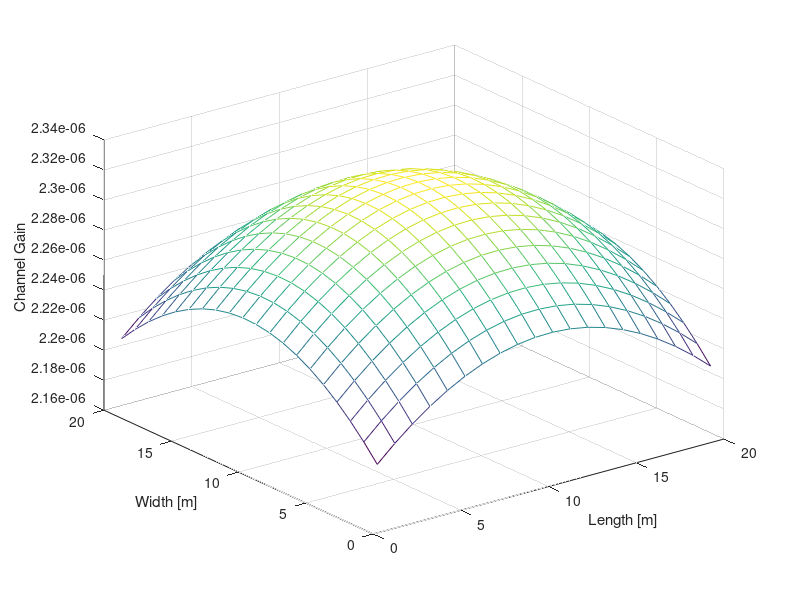

This figure's MATLAB source:
% Transmitter Semi-angle, angle of irradiance in half (Radian)
phi = (7.5*pi)/180;
% Power emitted by LED (W)
PLED = 0.1;
% FOV (field of view) of detector in half (Radian) 
psi_c = (20*pi)/180;
% Detector area, ARX (or photodiode active area) (Meter^2)
ARX = 7.8E-7;
% Distance between tx and rx (Meter)
 heightLED = 1.48;
% Speed of Light
c = 300E6; 
% Time
t = 0:0.01:4;
radius = heightLED * tan(phi);
[X,Y] = meshgrid(-radius:.02:radius); 
xydist = sqrt((X).^2 + (Y).^2);
hdist = sqrt(xydist.^2 + heightLED.^2);
incidence = atand(xydist.* heightLED ^(-1));

% --------For 3 Prx_diff----------------------------- %
% Room Size and reflectivity % (Meter)
L = 5;
W = 5;
H = 3;
n_floor = 0.15;
n_wall = 0.7;
n_ceiling = 0.8;
% --------For 4 Prx_total---------------------------- %
% Photodetect Concentrator refractive index %
n_conc = 1.46;
% Gain of len %
Tf = 10.0;
% --------For 5 SNR---------------------------------- %
% Noise-bandwidth factor %
I2 = 0.562;
% Data rate (Bit per second)
Rb = 115200;
% Ambient light power (Ampere) %
Iamb = 7E-8;
% Photodiode responsivity (A/W )%
R = 0.55;
% Electron charge (C)
q = 1.60E-19;
% Amplifier bandwidth (Hz)%
Ba = 4.5E6;
% Amplifier noise density (Ampere/Hz^0.5)%
Iamf = 5e-12 ;
%----------------------------- END OF PARAMETERS -------------------------------------%


% 2. For Prx_los %

m = -log(2)/log(cos(phi)); % Order of Lambertian emission %
Ro = [(m+1)/(2*pi)]*cos(phi)^m; % Lambertian radiant intensity %
%%%%%%%%%%%%%%%%%%%%%%%%%%%%%%%%%%%%%%%%%%%
HLOS = (ARX./hdist.^2).*cos( (incidence*pi) /180)*Ro; 
% Channel transfer function %
figure(1)
mesh(abs(HLOS))
xlabel('Length [m]')
ylabel('Width [m]')
zlabel('Channel Gain')
%%%%%%%%%%%%%%%%%%%%%%%%%%%%%%%%%%%%%%%%%%%
Prx_los = PLED * HLOS; % Received power of LOS ( Watt )%


% 3. For Prx_diff %

Aroom = L * W * 2 + L * H * 2 + W * H * 2; % Whole room surface area %
Floor_area = L * W;
Wall1_area = L * H * 4;
Wall2_area = W * H * 2;
Ceiling_area = L * W; % Surface's areas (Meter^2)%

rho = (1 / Aroom) * (Floor_area * n_floor + ...
    Wall1_area * n_wall  + ...
    Ceiling_area * n_ceiling ); % Average relectivity %
I1 = PLED / Aroom * rho; % Optical intensity ( Watt/Meter^2 )%
I_total = I1 / ( 1 - rho ); % Total optical intensity %
% Received power of diffusion (Watt)%
Prx_diff = PLED / ( Aroom ) * rho / ( 1 - rho ) * ARX;


% 4. For Prx_total %

g = n_conc^2 / (sin(psi_c)^2); % PD Concentrator Gain %
% Received total power (W) %
Prx_total = ( Prx_los + Prx_diff ) * Tf * g; % With len %
Prx_total_nolen = ( Prx_los + Prx_diff ) * g; % Without len %
Prx_diff_total = Prx_diff *Tf*g; % Total received by diffusion %


% 5. For SNR %

Bn = I2 * Rb; % Noise-bandwidth (Sec^-1)%
Pamb = Iamb / R; % Ambient light power (W) %
% Shot-noise variance ( Ampere^2 )%
omega_shot = 2 * q * R * (Prx_total + Pamb) * Bn; 
% Amplifier noise variance ( Ampere^2 )%
omega_amplifier = Iamf^2 * Ba; 
% Total noise variance ( Ampere^2 )%
omega_total = omega_amplifier + omega_shot; 
% SNR %
SNR = (( R * Prx_total ).^2)./ omega_total; 

SNRdB = 20 * log10(SNR); % SNR in dB %



% 5. For impulse_response %

Prx_max = max(max(Prx_total))

timefunction = t.*exp(-2.*t)
diffusedtimefunction = t.*exp(-2.*(t+2));
frequencyfunction = 1./(2 + (1./t)).^2;
diffusedfreqfunction = 1./(exp(4).*(2 + (1./t)*1i).^2);
impulse_response_t = conv(Prx_max,timefunction)*0.01;
impulse_response_tdiff = conv(Prx_diff_total,diffusedtimefunction)*0.01;
impulse_response_f = Prx_max.*frequencyfunction;
impulse_response_fdiff = Prx_diff_total.*diffusedfreqfunction;